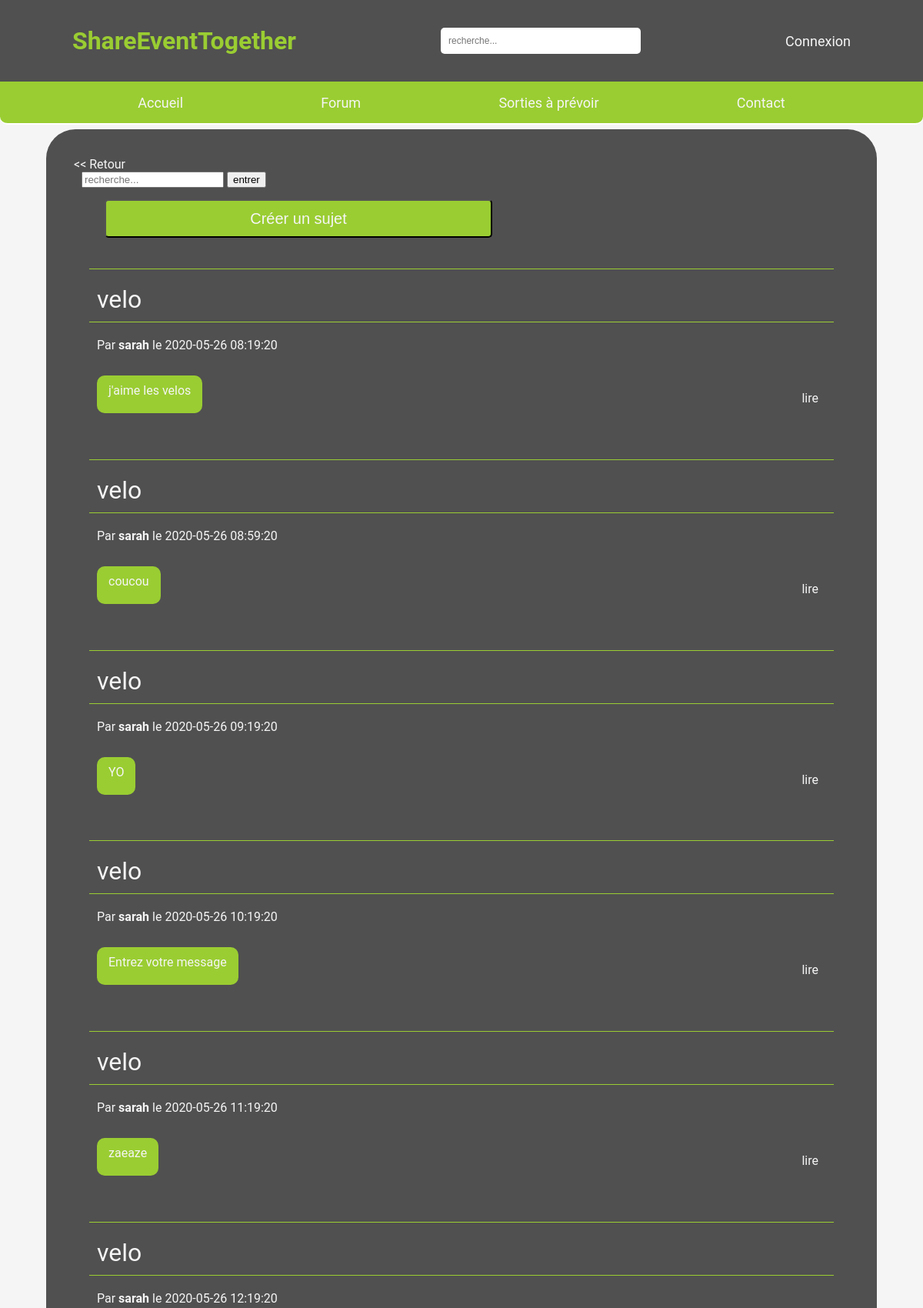
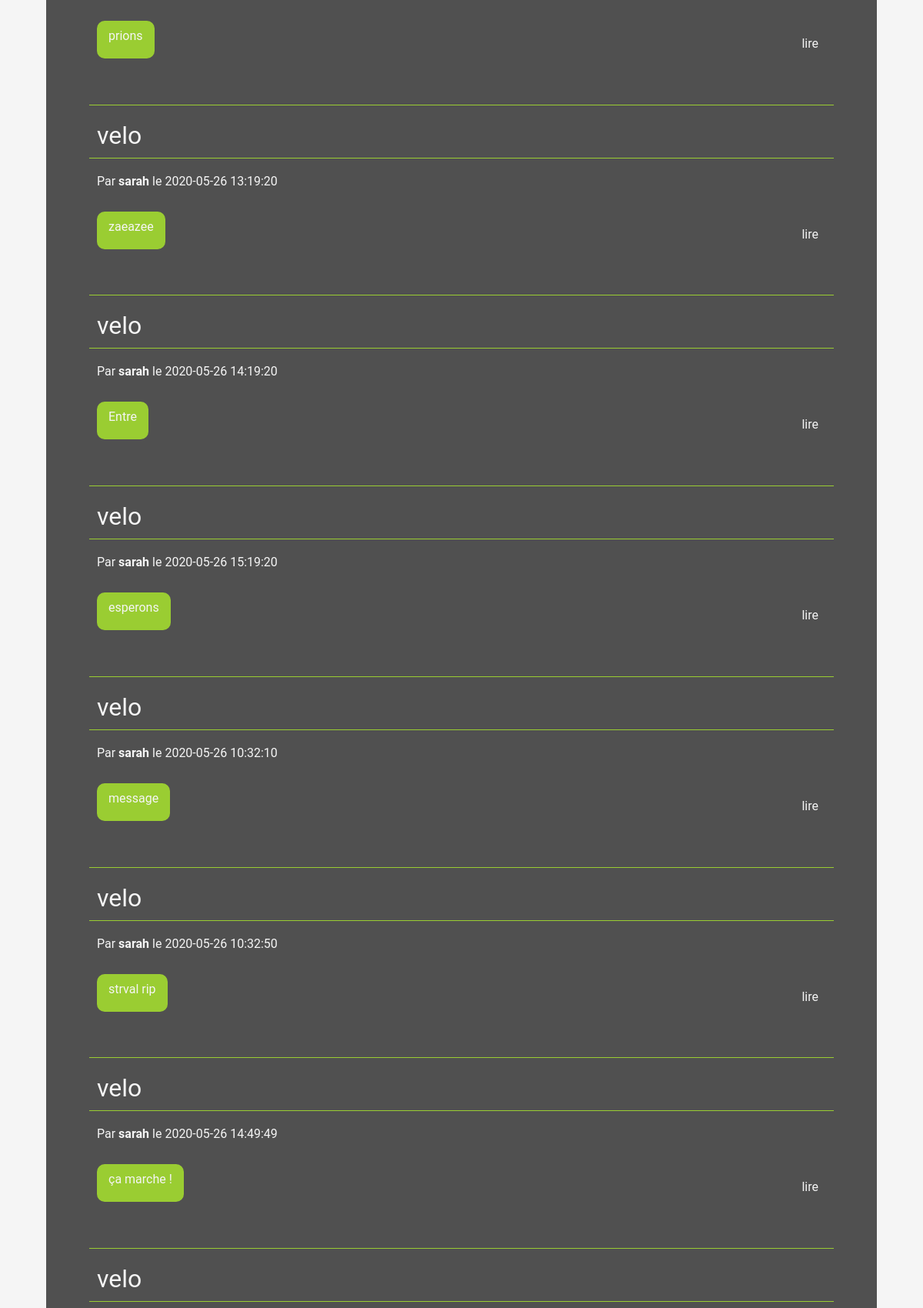
The app's page /php/rechercheForum.php (upper part) with its own data (2 pictures, top to bottom).
### tables this page shows
CREATE TABLE `messages` (
  `id_message` int(11) NOT NULL,
  `id_utilisateur` int(11) NOT NULL,
  `message` text NOT NULL,
  `id_sujet` int(11) NOT NULL,
  `date_message` datetime NOT NULL DEFAULT CURRENT_TIMESTAMP
);

CREATE TABLE `sujets_forum` (
  `id_sujet` int(11) NOT NULL,
  `nom_sujet` varchar(100) NOT NULL,
  `id_utilisateur` int(11) NOT NULL
);

CREATE TABLE `utilisateurs` (
  `id_utilisateur` int(11) NOT NULL,
  `prenom` varchar(100) NOT NULL,
  `nom` varchar(100) NOT NULL,
  `date_naissance` date NOT NULL,
  `adresse` varchar(250) NOT NULL,
  `code_postale` int(5) NOT NULL,
  `pays` varchar(100) NOT NULL,
  `telephone` int(10) NOT NULL,
  `mail` varchar(250) NOT NULL,
  `pseudo` varchar(100) NOT NULL,
  `mot_de_passe` varchar(255) NOT NULL,
  `type_utilisateur` varchar(50) NOT NULL,
  `ville` varchar(200) NOT NULL,
  `date_creation_utilisateur` datetime DEFAULT CURRENT_TIMESTAMP,
  `karma` decimal(4,2) DEFAULT '0.00'
);

### php/rechercheForum.php (the view, shortened to what this page needs)
<?php
require("../controllers/bdd.php");
?>
<!DOCTYPE html>
<html lang="fr">
<head>
    <link rel="stylesheet" href="../assets/css/forum.css"/>
</head>
<?php
if (isset($_SESSION['username'])) {
    require("headerConnect.php");
} else {
    require("headerDisconnect.php");
}
$articles = $bdd->query('SELECT * FROM sujets_forum as sj LEFT JOIN utilisateurs as u ON sj.id_utilisateur = u.id_utilisateur left join messages as m on sj.id_sujet = m.id_sujet');
?>
<div class="fond">
    <a href="minichat.php"> << Retour</a>
<form method="post" action="#">
    <input type="search" name="search_forum" placeholder="recherche...">
    <input type="submit" value="entrer">
</form>
<form method="post" action="#">
    <input type="submit" id="button" value="Créer un sujet" class="button_sujet">
    <div class="reponse">
        <?php
        if ($articles->rowCount() > 0) {
        while ($donnees = $articles->fetch()) {
        echo '<div class="container_sujet">';
        echo '<div class="sujet">';
        echo $donnees['nom_sujet'];
        echo '</div>';
        echo '<div class="pseudo">';
        echo 'Par ' . '<b>' . $donnees['pseudo'] . '</b>' . ' le ' . $donnees['date_message'];
        echo '</div>';
        echo '<div class="contain_message">';
        echo '<div class="message">';
        echo $donnees['message'];
        echo '</div>';
        ?>
        <div class="right_div"><a class="inputListOfEvent"
                                  href="page_forum.php?id_sujet= <?php echo $donnees['id_sujet']; ?>">lire</a>
        </div>
    </div>
    </div>
    <?php
    }
    }else {
        ?>
        Aucun résultat pour : <?= $search ?>...
        <?php
    }
    ?>
    </div>
</form>
</div>
</body>
<?php
require("footer.php");
?>
</body>
</html>

### assets/css/forum.css (style rules this page uses)
.fond { display: flex; margin-left: 5%; margin-right: 5%; padding: 3%; background: #505050 !important; border-radius: 38px; top: 195px; }
.fond { display: flex; flex-direction: column; margin-left: 5%; margin-right: 5%; background : #505050 !important; border-radius: 38px; top: 195px; }
.fond div:not(.message) { padding: 20px 10px 10px 10px; }
.button_sujet { background-color: yellowgreen; color: whitesmoke; border-radius: 5px; cursor: pointer; margin: 0 0 0 40px; width: 50%; height: 50px; outline: 0; font-size: 20px; text-align: center; align-self: center; }
.container_sujet { padding: 2%; margin-bottom: 2%; }
.right_div { text-align: right; }
.contain_message { display: flex; justify-content: space-between; }
.sujet { font-size: 2rem; }
.right_div a { text-decoration: none; color: whitesmoke; }
.fond a { text-decoration: none; color: whitesmoke; }
input[type=search] { margin-bottom: 15px; margin-left: 10px; }
.message { background: yellowgreen; border-radius: 10px; padding: 10px 15px; overflow-wrap: anywhere; width: fit-content; }
.sujet { border-top:solid yellowgreen 1px ; border-bottom:solid yellowgreen 1px ; }

### records on screen
messages: id_sujet.nom_sujet "velo", id_utilisateur.pseudo "sarah", date_message "2020-05-26 08:19:20", message "j'aime les velos"
messages: id_sujet.nom_sujet "velo", utilisateurs.pseudo "sarah", date_message "2020-05-26 08:59:20", message "coucou"
messages: id_sujet.nom_sujet "velo", utilisateurs.pseudo "sarah", date_message "2020-05-26 09:19:20", message "YO"
messages: id_sujet.nom_sujet "velo", utilisateurs.pseudo "sarah", date_message "2020-05-26 10:19:20", message "Entrez votre message"
messages: id_sujet.nom_sujet "velo", utilisateurs.pseudo "sarah", date_message "2020-05-26 11:19:20", message "zaeaze"
messages: id_sujet.nom_sujet "velo", utilisateurs.pseudo "sarah", date_message "2020-05-26 12:19:20", message "prions"
messages: id_sujet.nom_sujet "velo", utilisateurs.pseudo "sarah", date_message "2020-05-26 13:19:20", message "zaeazee"
messages: id_sujet.nom_sujet "velo", utilisateurs.pseudo "sarah", date_message "2020-05-26 14:19:20", message "Entre"
messages: id_sujet.nom_sujet "velo", utilisateurs.pseudo "sarah", date_message "2020-05-26 15:19:20", message "esperons"
messages: id_sujet.nom_sujet "velo", utilisateurs.pseudo "sarah", date_message "2020-05-26 10:32:10", message "message"
messages: id_sujet.nom_sujet "velo", utilisateurs.pseudo "sarah", date_message "2020-05-26 10:32:50", message "strval rip"
messages: id_sujet.nom_sujet "velo", utilisateurs.pseudo "sarah", date_message "2020-05-26 14:49:49", message "ça marche !"
messages: id_sujet.nom_sujet "velo"
